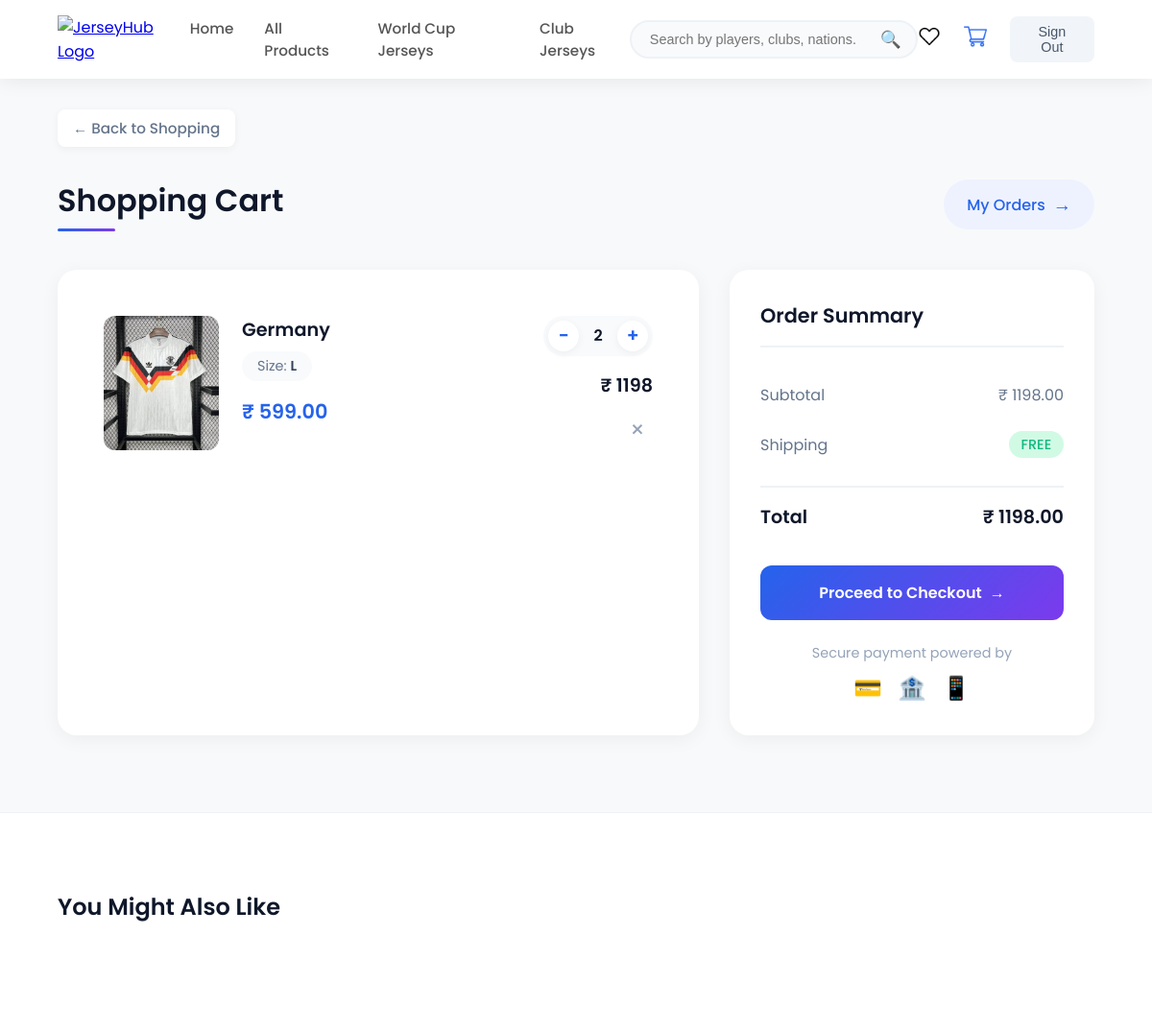
The app's page /cart/ (signed in) with its own data.
### app/models.py (models this page shows, shortened)
class Cart(models.Model):
    user= models.ForeignKey(User,on_delete=models.CASCADE)
    jersey=models.ForeignKey(Jersey,on_delete=models.CASCADE)
    quantity=models.IntegerField(default=1)
    size =models.CharField(max_length=5)
    player_name = models.CharField(max_length=100, blank=True, null=True)
    player_number = models.IntegerField(blank=True, null=True)
    def total_price(self):
        return self.jersey.price * self.quantity

class Jersey(models.Model):
    CATEGORY = (
        ('club','Club Jersey'),
        ('worldcup','World Cup Jersey'),
    )
    name=models.TextField()
    team=models.TextField()
    category = models.CharField(max_length=20, choices=CATEGORY)
    price = models.DecimalField(max_digits=10, decimal_places=2)
    image=models.ImageField(upload_to='jerseys/')
    img2 = models.ImageField(upload_to='jerseys/')
    img3 = models.ImageField(upload_to='jersey/', null=True, blank=True)
    img4= models.ImageField(upload_to='jerseys/',null=True, blank=True)
    img5= models.ImageField(upload_to='jerseys/',null=True, blank=True)
    img6= models.ImageField(upload_to='jerseys/',null=True, blank=True)
    img7= models.ImageField(upload_to='jerseys/',null=True, blank=True)
    img8= models.ImageField(upload_to='jerseys/',null=True, blank=True)
    img9= models.ImageField(upload_to='jerseys/',null=True, blank=True)
    img10= models.ImageField(upload_to='jerseys/',null=True, blank=True)
    created_at = models.DateTimeField(auto_now_add=True)
    description=models.TextField()
    players = models.TextField(blank=True)

### app/views.py (the view)
# urls.py: path('cart/', views.cart_page, name='cart_page'),
@login_required
def cart_page(req):
    cart_items=Cart.objects.filter(user=req.user)
    total=0
    for item in cart_items:
        total += item.total_price()
    return render(req,'cart.html',{'cart_items':cart_items,"total":total})

### templates/cart.html (shortened to what this page needs)
<!DOCTYPE html>
<html lang="en">
<head>
{% load static %}
<link rel="stylesheet" href="{% static 'css/cart.css' %}">
</head>
<body>
    <div class="nav">
        <a href="{% url 'home' %}">
            <img class="logo" src="{% static 'images/logo og.png' %}" alt="JerseyHub Logo">
        </a>
        <div class="nav-links">
            <a href="../home">Home</a>
            <a href="../products">All Products</a>
            <a href="{% url 'worldcup' %}">World Cup Jerseys</a>
            <a href="{% url 'club' %}">Club Jerseys</a>
        </div>
        <form method="GET" action="{% url 'products' %}" class="search-form">
            <input class="search-box" type="search" name="search" placeholder="Search by players, clubs, nations...">
            <button type="submit" class="search-btn">🔍</button>
        </form>
        <div class="nav-actions">
            <a href="{% url 'wishlist_page' %}" class="action-icon">
                <img class="love" src="{% static 'images/love.png' %}" alt="Wishlist">
            </a>
            <a href="{% url 'cart_page' %}" class="action-icon active">
                <img class="cart" src="{% static 'images/shopping-cart.png' %}" alt="Cart">
            </a>
            <div class="logout-btn">
                <a href="../logout"><button class="logout">Sign Out</button></a>
            </div>
        </div>
    </div>
    <div class="container">
        <div class="back">
            <a href="{% url 'home' %}" class="back-btn">← Back to Shopping</a>
        </div>
        <div class="cart-header">
            <h1 class="page-title">Shopping Cart</h1>
            <a href="{% url 'my_orders' %}" class="orders-link">
                <span>My Orders</span>
                <span class="arrow">→</span>
            </a>
        </div>
        {% if cart_items %}
        <div class="cart-content">
            <div class="cart-items">
                {% for item in cart_items %}
                <div class="cart-item">
                    <div class="item-image">
                        <img src="{{ item.jersey.image.url }}" alt="{{ item.jersey.team }}">
                    </div>
                    <div class="item-details">
                        <h3 class="item-title">{{ item.jersey.team }}</h3>
                        <div class="item-specs">
                            <span class="spec">Size: <strong>{{ item.size }}</strong></span>
                        </div>
                        <div class="item-price">₹ {{ item.jersey.price }}</div>
                    </div>
                    <div class="item-actions">
                        <div class="quantity-control">
                            <a href="{% url 'decrease_quantity' item.id %}" class="qty-btn">−</a>
                            <span class="qty-value">{{ item.quantity }}</span>
                            <a href="{% url 'increase_quantity' item.id %}" class="qty-btn">+</a>
                        </div>
                        <div class="item-total">
                            ₹ {% widthratio item.jersey.price 1 item.quantity %}
                        </div>
                    <a href="{% url 'remove_from_cart' item.id %}" class="remove-btn">
    <span class="remove-icon">×</span>
</a>
                    </div>
                </div>
                {% endfor %}
            </div>
            <div class="cart-summary">
                <h2 class="summary-title">Order Summary</h2>
                <div class="summary-row">
                    <span>Subtotal</span>
                    <span>₹ {{ total }}</span>
                </div>
                <div class="summary-row">
                    <span>Shipping</span>
                    <span class="shipping-free">FREE</span>
                </div>
                <div class="summary-row total">
                    <span>Total</span>
                    <span>₹ {{ total }}</span>
                </div>
                <a href="{% url 'buy_now' %}" class="checkout-btn">
                    Proceed to Checkout
                    <span class="btn-arrow">→</span>
                </a>
                <div class="payment-methods">
                    <span>Secure payment powered by</span>
                    <div class="payment-icons">
                        <span>💳</span>
                        <span>🏦</span>
                        <span>📱</span>
                    </div>
                </div>
            </div>
        </div>
        {% endif %}
    </div>
    {% if cart_items %}
    <div class="related-products">
        <div class="container">
            <h2 class="related-title">You Might Also Like</h2>
        </div>
    </div>
    {% endif %}
</body>
</html>

### records on screen
Cart: jersey.image (picture), jersey.team "Germany", size "L", jersey.price "599.00", quantity "2", jersey+quantity "1198"

### other values on screen
{{ total }} "1198.00"
